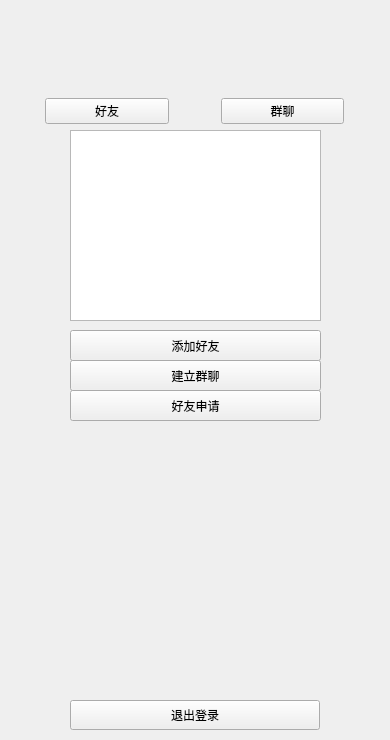
<?xml version="1.0" encoding="UTF-8"?>
<ui version="4.0">
 <class>L_friend</class>
 <widget class="QWidget" name="L_friend">
  <property name="geometry">
   <rect>
    <x>0</x>
    <y>0</y>
    <width>390</width>
    <height>740</height>
   </rect>
  </property>
  <property name="minimumSize">
   <size>
    <width>390</width>
    <height>740</height>
   </size>
  </property>
  <property name="maximumSize">
   <size>
    <width>390</width>
    <height>740</height>
   </size>
  </property>
  <property name="windowTitle">
   <string>Form</string>
  </property>
  <widget class="QPushButton" name="btn_apfriend">
   <property name="geometry">
    <rect>
     <x>70</x>
     <y>390</y>
     <width>251</width>
     <height>31</height>
    </rect>
   </property>
   <property name="text">
    <string>好友申请</string>
   </property>
  </widget>
  <widget class="QListWidget" name="listWidget">
   <property name="geometry">
    <rect>
     <x>70</x>
     <y>130</y>
     <width>251</width>
     <height>191</height>
    </rect>
   </property>
  </widget>
  <widget class="QPushButton" name="btn_setgroup">
   <property name="geometry">
    <rect>
     <x>70</x>
     <y>360</y>
     <width>251</width>
     <height>31</height>
    </rect>
   </property>
   <property name="text">
    <string>建立群聊</string>
   </property>
  </widget>
  <widget class="QWidget" name="widget" native="true">
   <property name="geometry">
    <rect>
     <x>0</x>
     <y>90</y>
     <width>389</width>
     <height>42</height>
    </rect>
   </property>
   <layout class="QHBoxLayout" name="horizontalLayout_2">
    <item>
     <spacer name="horizontalSpacer_4">
      <property name="orientation">
       <enum>Qt::Horizontal</enum>
      </property>
      <property name="sizeHint" stdset="0">
       <size>
        <width>40</width>
        <height>20</height>
       </size>
      </property>
     </spacer>
    </item>
    <item>
     <widget class="QPushButton" name="btn_friend">
      <property name="sizePolicy">
       <sizepolicy hsizetype="Fixed" vsizetype="Fixed">
        <horstretch>0</horstretch>
        <verstretch>0</verstretch>
       </sizepolicy>
      </property>
      <property name="minimumSize">
       <size>
        <width>124</width>
        <height>24</height>
       </size>
      </property>
      <property name="text">
       <string>好友</string>
      </property>
     </widget>
    </item>
    <item>
     <spacer name="horizontalSpacer_5">
      <property name="orientation">
       <enum>Qt::Horizontal</enum>
      </property>
      <property name="sizeHint" stdset="0">
       <size>
        <width>20</width>
        <height>20</height>
       </size>
      </property>
     </spacer>
    </item>
    <item>
     <widget class="QPushButton" name="btn_group">
      <property name="sizePolicy">
       <sizepolicy hsizetype="Fixed" vsizetype="Fixed">
        <horstretch>0</horstretch>
        <verstretch>0</verstretch>
       </sizepolicy>
      </property>
      <property name="minimumSize">
       <size>
        <width>123</width>
        <height>24</height>
       </size>
      </property>
      <property name="text">
       <string>群聊</string>
      </property>
     </widget>
    </item>
    <item>
     <spacer name="horizontalSpacer_6">
      <property name="orientation">
       <enum>Qt::Horizontal</enum>
      </property>
      <property name="sizeHint" stdset="0">
       <size>
        <width>40</width>
        <height>20</height>
       </size>
      </property>
     </spacer>
    </item>
   </layout>
  </widget>
  <widget class="QPushButton" name="btn_addfriend">
   <property name="geometry">
    <rect>
     <x>70</x>
     <y>330</y>
     <width>251</width>
     <height>31</height>
    </rect>
   </property>
   <property name="text">
    <string>添加好友</string>
   </property>
  </widget>
  <widget class="QPushButton" name="btn_logout">
   <property name="geometry">
    <rect>
     <x>70</x>
     <y>700</y>
     <width>250</width>
     <height>30</height>
    </rect>
   </property>
   <property name="text">
    <string>退出登录</string>
   </property>
  </widget>
 </widget>
 <resources/>
 <connections/>
</ui>
